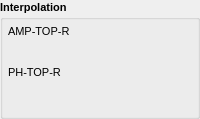
         <widget class="QGroupBox" name="groupBox_4">
          <property name="sizePolicy">
           <sizepolicy hsizetype="Fixed" vsizetype="Fixed">
            <horstretch>0</horstretch>
            <verstretch>0</verstretch>
           </sizepolicy>
          </property>
          <property name="minimumSize">
           <size>
            <width>130</width>
            <height>118</height>
           </size>
          </property>
          <property name="maximumSize">
           <size>
            <width>260</width>
            <height>236</height>
           </size>
          </property>
          <property name="sizeIncrement">
           <size>
            <width>1</width>
            <height>1</height>
           </size>
          </property>
          <property name="baseSize">
           <size>
            <width>130</width>
            <height>118</height>
           </size>
          </property>
          <property name="font">
           <font>
            <pointsize>8</pointsize>
            <weight>75</weight>
            <bold>true</bold>
           </font>
          </property>
          <property name="title">
           <string>Interpolation</string>
          </property>
          <layout class="QVBoxLayout" name="verticalLayout_5">
           <property name="spacing">
            <number>1</number>
           </property>
           <property name="margin">
            <number>5</number>
           </property>
           <item>
            <widget class="QLabel" name="label_42">
             <property name="sizePolicy">
              <sizepolicy hsizetype="Preferred" vsizetype="Fixed">
               <horstretch>0</horstretch>
               <verstretch>0</verstretch>
              </sizepolicy>
             </property>
             <property name="minimumSize">
              <size>
               <width>0</width>
               <height>15</height>
              </size>
             </property>
             <property name="font">
              <font>
               <weight>50</weight>
               <bold>false</bold>
              </font>
             </property>
             <property name="text">
              <string>AMP-TOP-R</string>
             </property>
             <property name="alignment">
              <set>Qt::AlignLeading|Qt::AlignLeft|Qt::AlignVCenter</set>
             </property>
            </widget>
           </item>
           <item>
            <widget class="caInclude" name="cainclude">
             <property name="sizePolicy">
              <sizepolicy hsizetype="Fixed" vsizetype="Fixed">
               <horstretch>0</horstretch>
               <verstretch>0</verstretch>
              </sizepolicy>
             </property>
             <property name="minimumSize">
              <size>
               <width>124</width>
               <height>24</height>
              </size>
             </property>
             <property name="macro">
              <string notr="true">VALUE=$(DEV):AMP-TOP-R,STATUS=$(DEV):AMP-TOP-R-VALID</string>
             </property>
             <property name="filename" stdset="0">
              <string notr="true">BPM_GPAC_CAV_caLineEditStatus.ui</string>
             </property>
            </widget>
           </item>
           <item>
            <widget class="QLabel" name="label_43">
             <property name="sizePolicy">
              <sizepolicy hsizetype="Preferred" vsizetype="Fixed">
               <horstretch>0</horstretch>
               <verstretch>0</verstretch>
              </sizepolicy>
             </property>
             <property name="minimumSize">
              <size>
               <width>0</width>
               <height>15</height>
              </size>
             </property>
             <property name="font">
              <font>
               <weight>50</weight>
               <bold>false</bold>
              </font>
             </property>
             <property name="text">
              <string>PH-TOP-R</string>
             </property>
             <property name="alignment">
              <set>Qt::AlignLeading|Qt::AlignLeft|Qt::AlignVCenter</set>
             </property>
            </widget>
           </item>
           <item>
            <widget class="caGraphics" name="caRectangle_0">
             <property name="sizePolicy">
              <sizepolicy hsizetype="Fixed" vsizetype="Fixed">
               <horstretch>0</horstretch>
               <verstretch>0</verstretch>
              </sizepolicy>
             </property>
             <property name="minimumSize">
              <size>
               <width>124</width>
               <height>5</height>
              </size>
             </property>
             <property name="foreground">
              <color>
               <red>253</red>
               <green>0</green>
               <blue>0</blue>
              </color>
             </property>
             <property name="linestyle" stdset="0">
              <enum>caGraphics::Solid</enum>
             </property>
             <property name="fillstyle" stdset="0">
              <enum>caGraphics::Filled</enum>
             </property>
             <property name="lineColor">
              <color>
               <red>253</red>
               <green>0</green>
               <blue>0</blue>
              </color>
             </property>
             <property name="visibility">
              <enum>caGraphics::IfNotZero</enum>
             </property>
             <property name="channel" stdset="0">
              <string>$(DEV):PHASE-FB-CHECK</string>
             </property>
             <property name="form">
              <enum>caGraphics::Rectangle</enum>
             </property>
            </widget>
           </item>
           <item>
            <widget class="caInclude" name="cainclude_9">
             <property name="sizePolicy">
              <sizepolicy hsizetype="Fixed" vsizetype="Fixed">
               <horstretch>0</horstretch>
               <verstretch>0</verstretch>
              </sizepolicy>
             </property>
             <property name="minimumSize">
              <size>
               <width>124</width>
               <height>24</height>
              </size>
             </property>
             <property name="macro">
              <string notr="true">VALUE=$(DEV):PH-TOP-R,EGU=$(DEV):PH-TOP-R.EGU,STATUS=$(DEV):PH-TOP-R-VALID</string>
             </property>
             <property name="filename" stdset="0">
              <string notr="true">BPM_GPAC_CAV_caLineEditEguStatus.ui</string>
             </property>
            </widget>
           </item>
          </layout>
         </widget>
